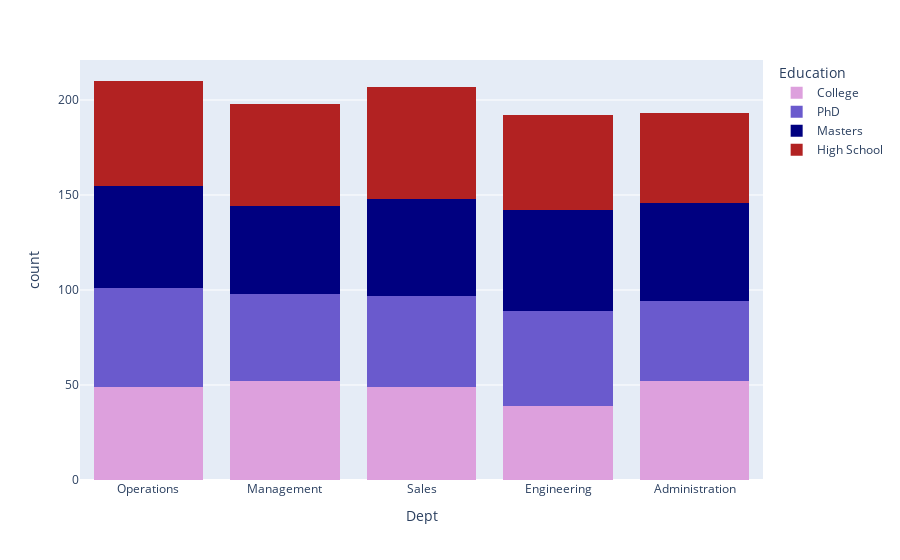

The cell this chart's notebook holds for it:
### Code cell
## Dept and Education trends
px.histogram(df,x="Dept",color="Education",barmode="stack", color_discrete_sequence=notebook_colours)

### Figure 1 — Plotly figure (JSON) as saved in the notebook; plotly's stock layout.template omitted (floating-point values rounded to 4 significant figures; data arrays with more than 128 entries replaced by an {"elided": "..."} marker saying what was removed)
{"data": [{"alignmentgroup": "True", "bingroup": "x", "hovertemplate": "Education=College<br>Dept=%{x}<br>count=%{y}<extra></extra>", "legendgroup": "College", "marker": {"color": "plum"}, "name": "College", "offsetgroup": "College", "orientation": "v", "showlegend": true, "type": "histogram", "x": {"elided": "241 str values"}, "xaxis": "x", "yaxis": "y"}, {"alignmentgroup": "True", "bingroup": "x", "hovertemplate": "Education=PhD<br>Dept=%{x}<br>count=%{y}<extra></extra>", "legendgroup": "PhD", "marker": {"color": "slateblue"}, "name": "PhD", "offsetgroup": "PhD", "orientation": "v", "showlegend": true, "type": "histogram", "x": {"elided": "238 str values"}, "xaxis": "x", "yaxis": "y"}, {"alignmentgroup": "True", "bingroup": "x", "hovertemplate": "Education=Masters<br>Dept=%{x}<br>count=%{y}<extra></extra>", "legendgroup": "Masters", "marker": {"color": "navy"}, "name": "Masters", "offsetgroup": "Masters", "orientation": "v", "showlegend": true, "type": "histogram", "x": {"elided": "256 str values"}, "xaxis": "x", "yaxis": "y"}, {"alignmentgroup": "True", "bingroup": "x", "hovertemplate": "Education=High School<br>Dept=%{x}<br>count=%{y}<extra></extra>", "legendgroup": "High School", "marker": {"color": "firebrick"}, "name": "High School", "offsetgroup": "High School", "orientation": "v", "showlegend": true, "type": "histogram", "x": {"elided": "265 str values"}, "xaxis": "x", "yaxis": "y"}], "layout": {"barmode": "stack", "legend": {"title": {"text": "Education"}, "tracegroupgap": 0}, "margin": {"t": 60}, "xaxis": {"anchor": "y", "domain": [0, 1], "title": {"text": "Dept"}}, "yaxis": {"anchor": "x", "domain": [0, 1], "title": {"text": "count"}}}}
